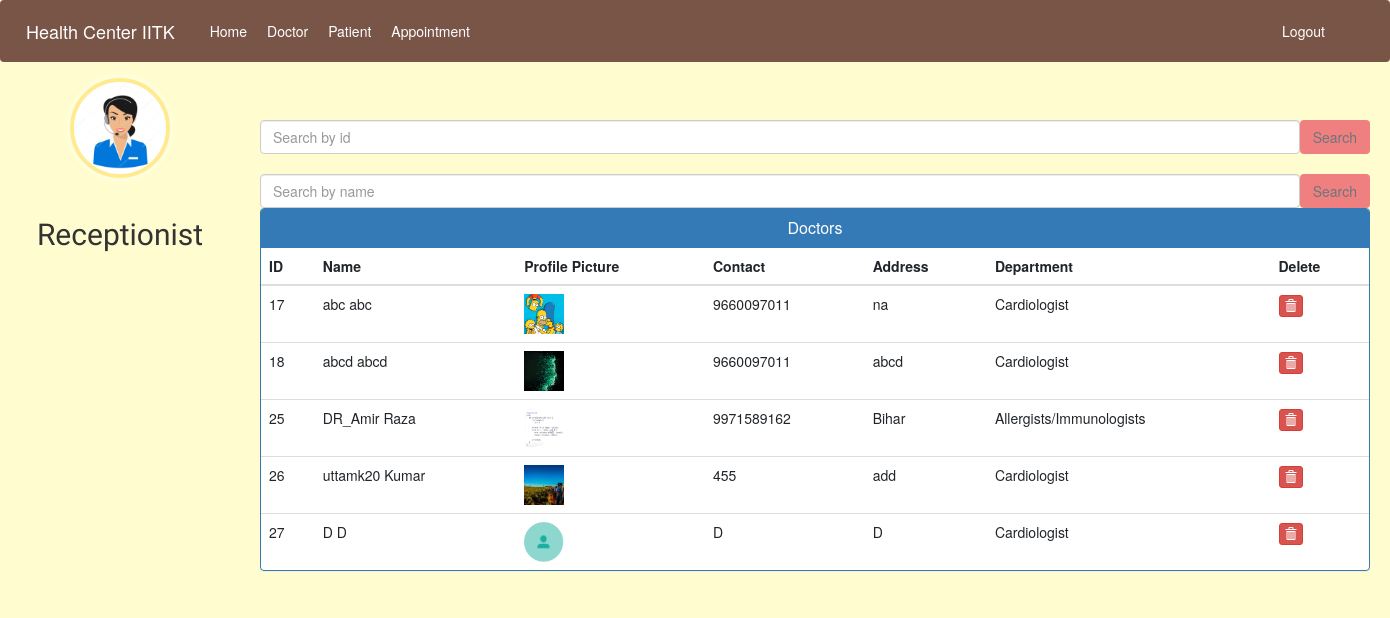
/admin-view-doctor (signed in), run on an earlier commit of the app's database.
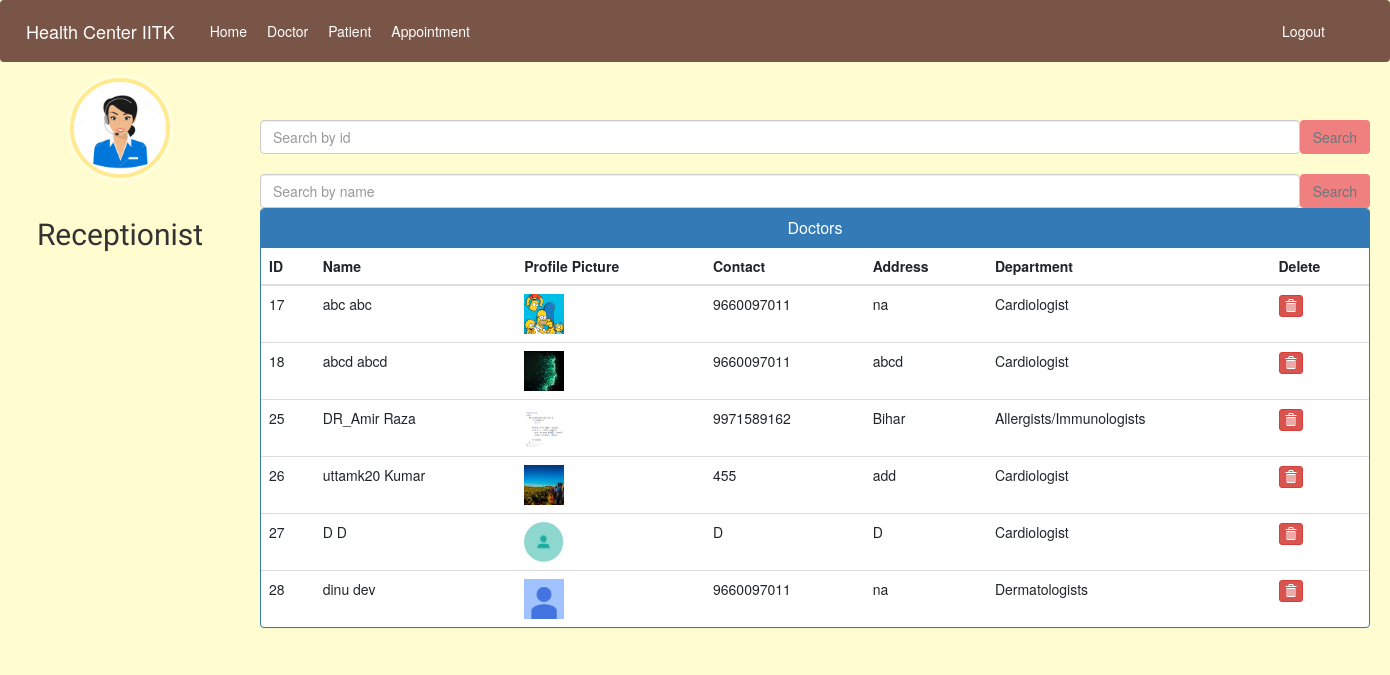
And on a later commit of the database.
### hospital/models.py (models this page shows, shortened)
class Doctor(models.Model):
    user = models.OneToOneField(User, on_delete=models.CASCADE)
    profile_pic = models.ImageField(
        upload_to='profile_pic/DoctorProfilePic/', default='../static/images/error.jpg', null=True, blank=True)
    address = models.CharField(max_length=40)
    mobile = models.CharField(max_length=20, null=True)
    department = models.CharField(
        max_length=50, choices=departments, default='Cardiologist')
    status = models.BooleanField(default=False)
    @property
    def get_name(self):
        return self.user.first_name+" "+self.user.last_name
    @property
    def get_id(self):
        return self.user.id

### hospital/views.py (the view)
# urls.py: path('admin-view-doctor', views.admin_view_doctor_view,
@login_required(login_url='adminlogin')
@user_passes_test(is_admin)
def admin_view_doctor_view(request):
    if 'q' in request.GET:
        q = request.GET['q']
        doctors = models.Doctor.objects.all().filter(
            user__first_name__icontains=q, status=True)
        return render(request, 'hospital/admin_view_doctor.html', {'doctors': doctors})
    else:
        doctors = models.Doctor.objects.all().filter(status=True)
        return render(request, 'hospital/admin_view_doctor.html', {'doctors': doctors})

### hospital/views.py (called while the page is built)
def is_admin(user):
    return user.groups.filter(name='ADMIN').exists()

### templates/hospital/admin_view_doctor.html (shortened to what this page needs)
{% extends 'hospital/admin_base.html' %}
{% block content %}
{%load static%}
<head>
  <link href="//netdna.bootstrapcdn.com/bootstrap/3.0.0/css/bootstrap.min.css" rel="stylesheet" id="bootstrap-css">
</head>
<div class="container">
  <br />
  <br />
  <br />
  <br />
  <form class="d-flex" method=GET action="{% url 'admin-view-doctor-id' %}">
    <input class="form-control me-2" type="search" placeholder="Search by id" aria-label="Search by id" name='q'>
    <button class="btn btn-outline-secondary" type="submit" style="background-color: lightcoral">Search</button>
  </form>
  <br>
  <form class="d-flex" method=GET action="{% url 'admin-view-doctor' %}">
    <input class="form-control me-2" type="search" placeholder="Search by name" aria-label="Search" name='q'>
    <button class="btn btn-outline-secondary" type="submit" style="background-color: lightcoral">Search</button>
  </form>
  <div class="panel panel-primary">
    <div class="panel-heading">
      <h6 class="panel-title">Doctors</h6>
    </div>
    <table class="table table-hover" id="dev-table">
      <thead>
        <tr>
          <th>ID</th>
          <th>Name</th>
          <th>Profile Picture</th>
          <th>Contact</th>
          <th>Address</th>
          <th>Department</th>
          <th>Delete</th>
        </tr>
      </thead>
      {% for d in doctors %}
      <tr>
        <td> {{d.get_id}}</td>
        <td> {{d.get_name}}</td>
        <td> <img src="{% static d.profile_pic.url %}" alt="Profile Pic" height="40px" width="40px" /></td>
        <td>{{d.mobile}}</td>
        <td>{{d.address}}</td>
        <td>{{d.department}}</td>
        <td><a class="btn btn-danger btn-xs" href="{% url 'delete-doctor-from-hospital' d.id  %}"><span
              class="glyphicon glyphicon-trash"></span></a></td>
      </tr>
      {% endfor %}
    </table>
  </div>
</div>
{% endblock content %}

What changed in the data, as far as the page shows it:
added Doctor: get_id "28", get_name "dinu dev", profile_pic (picture), mobile "9660097011", address "na", department "Dermatologists"
